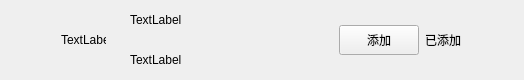
<?xml version="1.0" encoding="UTF-8"?>
<ui version="4.0">
 <class>ApplyFriendItem</class>
 <widget class="QWidget" name="ApplyFriendItem">
  <property name="geometry">
   <rect>
    <x>0</x>
    <y>0</y>
    <width>524</width>
    <height>80</height>
   </rect>
  </property>
  <property name="minimumSize">
   <size>
    <width>0</width>
    <height>80</height>
   </size>
  </property>
  <property name="maximumSize">
   <size>
    <width>16777215</width>
    <height>80</height>
   </size>
  </property>
  <property name="windowTitle">
   <string>Form</string>
  </property>
  <layout class="QHBoxLayout" name="horizontalLayout">
   <property name="topMargin">
    <number>0</number>
   </property>
   <property name="rightMargin">
    <number>0</number>
   </property>
   <property name="bottomMargin">
    <number>0</number>
   </property>
   <item>
    <spacer name="horizontalSpacer">
     <property name="orientation">
      <enum>Qt::Orientation::Horizontal</enum>
     </property>
     <property name="sizeType">
      <enum>QSizePolicy::Policy::Fixed</enum>
     </property>
     <property name="sizeHint" stdset="0">
      <size>
       <width>50</width>
       <height>20</height>
      </size>
     </property>
    </spacer>
   </item>
   <item>
    <widget class="QLabel" name="icon_lb">
     <property name="minimumSize">
      <size>
       <width>45</width>
       <height>45</height>
      </size>
     </property>
     <property name="maximumSize">
      <size>
       <width>45</width>
       <height>45</height>
      </size>
     </property>
     <property name="text">
      <string>TextLabel</string>
     </property>
    </widget>
   </item>
   <item>
    <widget class="QWidget" name="widget" native="true">
     <layout class="QHBoxLayout" name="horizontalLayout_2">
      <property name="topMargin">
       <number>2</number>
      </property>
      <property name="bottomMargin">
       <number>2</number>
      </property>
      <item>
       <widget class="QWidget" name="widget_2" native="true">
        <layout class="QVBoxLayout" name="verticalLayout">
         <property name="spacing">
          <number>9</number>
         </property>
         <property name="topMargin">
          <number>2</number>
         </property>
         <property name="bottomMargin">
          <number>2</number>
         </property>
         <item>
          <widget class="QLabel" name="user_name_lb">
           <property name="minimumSize">
            <size>
             <width>100</width>
             <height>30</height>
            </size>
           </property>
           <property name="maximumSize">
            <size>
             <width>200</width>
             <height>30</height>
            </size>
           </property>
           <property name="text">
            <string>TextLabel</string>
           </property>
          </widget>
         </item>
         <item>
          <widget class="QLabel" name="user_chat_lb">
           <property name="minimumSize">
            <size>
             <width>100</width>
             <height>30</height>
            </size>
           </property>
           <property name="maximumSize">
            <size>
             <width>200</width>
             <height>30</height>
            </size>
           </property>
           <property name="text">
            <string>TextLabel</string>
           </property>
          </widget>
         </item>
        </layout>
       </widget>
      </item>
      <item>
       <spacer name="horizontalSpacer_3">
        <property name="orientation">
         <enum>Qt::Orientation::Horizontal</enum>
        </property>
        <property name="sizeHint" stdset="0">
         <size>
          <width>40</width>
          <height>20</height>
         </size>
        </property>
       </spacer>
      </item>
      <item>
       <widget class="ClickedBtn" name="addBtn">
        <property name="minimumSize">
         <size>
          <width>80</width>
          <height>30</height>
         </size>
        </property>
        <property name="maximumSize">
         <size>
          <width>80</width>
          <height>30</height>
         </size>
        </property>
        <property name="text">
         <string>添加</string>
        </property>
       </widget>
      </item>
      <item>
       <widget class="QLabel" name="already_add_lb">
        <property name="minimumSize">
         <size>
          <width>40</width>
          <height>0</height>
         </size>
        </property>
        <property name="text">
         <string>已添加</string>
        </property>
       </widget>
      </item>
      <item>
       <spacer name="horizontalSpacer_2">
        <property name="orientation">
         <enum>Qt::Orientation::Horizontal</enum>
        </property>
        <property name="sizeType">
         <enum>QSizePolicy::Policy::Fixed</enum>
        </property>
        <property name="sizeHint" stdset="0">
         <size>
          <width>50</width>
          <height>20</height>
         </size>
        </property>
       </spacer>
      </item>
     </layout>
    </widget>
   </item>
  </layout>
 </widget>
 <customwidgets>
  <customwidget>
   <class>ClickedBtn</class>
   <extends>QPushButton</extends>
   <header location="global">clickedbtn.h</header>
  </customwidget>
 </customwidgets>
 <resources/>
 <connections/>
</ui>
